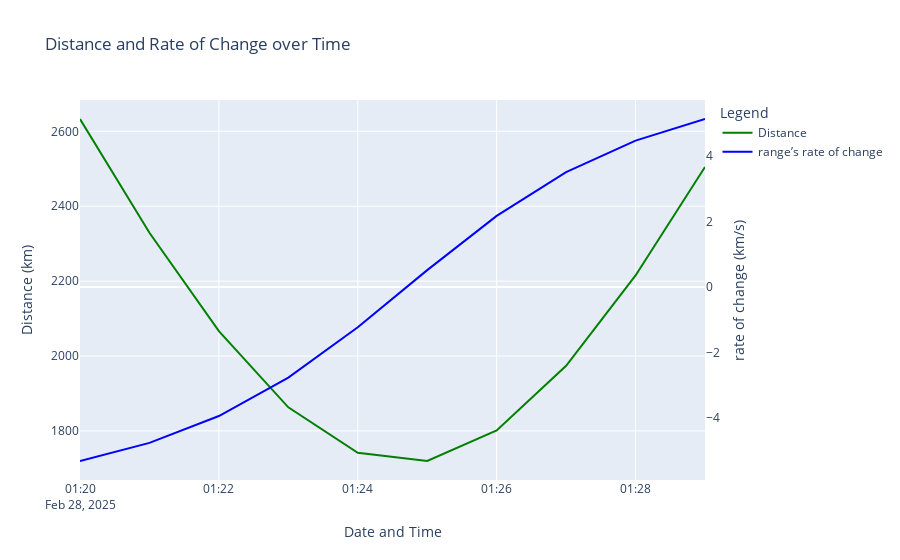

Notebook cell for this chart:
### Code cell
# create Distance plot

def createPlotDistance(trackDataElevation):
    fig = go.Figure()

    # Plot Distance
    fig.add_trace(go.Scatter(
        x=trackDataElevation['timeline'],
        y=trackDataElevation['distance'],
        mode='lines',
        name="Distance",
        line=dict(color="green")
    ))

    # Plot Speed
    fig.add_trace(go.Scatter(
        x=trackDataElevation['timeline'],
        y=trackDataElevation['range_rate'],  # Speed in km/s
        mode='lines',
        name="range’s rate of change",
        line=dict(color="blue"),
        yaxis="y2"  # Associate this trace with the second y-axis
    ))

    # Update layout for dual y-axes
    fig.update_layout(
        title="Distance and Rate of Change over Time",
        xaxis=dict(
            title="Date and Time",
            showgrid=True  # Enable gridlines for the x-axis
        ),
        yaxis=dict(
            title="Distance (km)",
            showgrid=True,  # Enable gridlines for the primary y-axis
            side="left"     # Place the primary y-axis on the left
        ),
        yaxis2=dict(
            title="rate of change (km/s)",
            overlaying="y",  # Overlay on the same plot
            side="right",    # Place the secondary y-axis on the right
            showgrid=False   # Optional: Disable gridlines for clarity
        ),
        legend=dict(
            title="Legend"
        )
    )

    return fig

fig = createPlotDistance(trackDataElevation[0])
fig.show()

### Figure 1 — Plotly figure (JSON) as saved in the notebook; plotly's stock layout.template omitted (floating-point values rounded to 4 significant figures)
{"data": [{"line": {"color": "green"}, "mode": "lines", "name": "Distance", "type": "scatter", "x": ["2025-02-28T01:20", "2025-02-28T01:21", "2025-02-28T01:22", "2025-02-28T01:23", "2025-02-28T01:24", "2025-02-28T01:25", "2025-02-28T01:26", "2025-02-28T01:27", "2025-02-28T01:28", "2025-02-28T01:29"], "y": [2633.0, 2329.0, 2066.0, 1863.0, 1741.0, 1720.0, 1801.0, 1974.0, 2215.0, 2505.0]}, {"line": {"color": "blue"}, "mode": "lines", "name": "range’s rate of change", "type": "scatter", "x": ["2025-02-28T01:20", "2025-02-28T01:21", "2025-02-28T01:22", "2025-02-28T01:23", "2025-02-28T01:24", "2025-02-28T01:25", "2025-02-28T01:26", "2025-02-28T01:27", "2025-02-28T01:28", "2025-02-28T01:29"], "y": [-5.32, -4.767, -3.944, -2.769, -1.23, 0.5154, 2.173, 3.51, 4.477, 5.136], "yaxis": "y2"}], "layout": {"legend": {"title": {"text": "Legend"}}, "title": {"text": "Distance and Rate of Change over Time"}, "xaxis": {"showgrid": true, "title": {"text": "Date and Time"}}, "yaxis": {"showgrid": true, "side": "left", "title": {"text": "Distance (km)"}}, "yaxis2": {"overlaying": "y", "showgrid": false, "side": "right", "title": {"text": "rate of change (km/s)"}}}}
